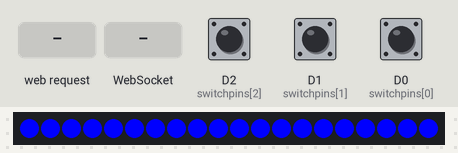
This sketch was run on a simulated ESP8266 (NodeMCU). Parts: 20 RGB LEDs in strip order, left to right. The inputs (shaded band) are chosen by the test bench; at power-on: D2 (switchpins[2]) HIGH, D1 (switchpins[1]) HIGH, D0 (switchpins[0]) HIGH. Dim RGB values are drawn brighter than linear; WiFi joins after 1.5 s; servers stay silent unless stated; what the sketch prints to the serial monitor is not drawn.

Above: at 2.8 s.
2.9 s: HTTP request GET /leds received
At 3.2 s:
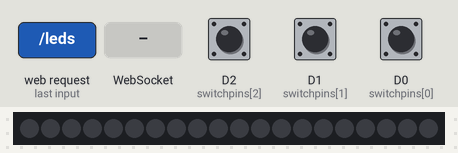
4.4 s: WebSocket text "red" received
At 5.2 s:
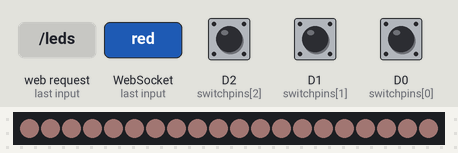
5.9 s: WebSocket text "200" received
Timing chart, 0 to 8.9 s (numbered marks = the images above; inputs shaded):
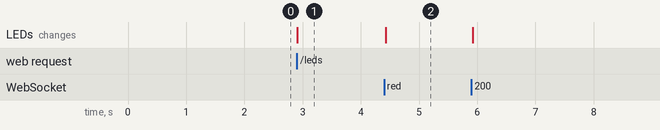

Measured:
- after the input at 2.9 s, the LEDs: change at once (image 1)
- after the input at 4.4 s, the LEDs: change at once (image 2)

The sketch:

rfidworkshop.ino
```cpp
#define FASTLED_ESP8266_RAW_PIN_ORDER  //needed to stop the fastLED library being too clever for its own good and assuming D2->GPOI19->D19
#define FASTLED_ALLOW_INTERRUPTS 0
#include "FastLED.h"
#include <SPI.h>
#include <MFRC522.h>
#include <ESP8266WiFi.h>
#include <WiFiClient.h>
#include <ESP8266WebServer.h>
#include <WebSocketsServer.h>
#include <ESP8266mDNS.h>

#define NREADERS 1
#define NTRIES 5   // how many failed reads in a row before we believe the card's gone away
#define ID 1

struct reader {
  MFRC522 rfid;
  uint32_t serial;
  int tries;
  bool tested_ok;
} readers[NREADERS];

uint8_t pins[] = { D8 };
MFRC522::MIFARE_Key key;

#define NUM_LEDS 20

#define PIN_LEDS      D3

const int switchpins[]= {D0, D1, D2};

#define NSWITCHES (sizeof(switchpins)/sizeof(switchpins[0]))

// Define the array of leds
CRGB leds[NUM_LEDS];

uint32_t switches = 0;

unsigned long lastelapsed;

ESP8266WebServer server(80);
WebSocketsServer webSocket = WebSocketsServer(81);

void init_wifi() {
  uint8_t mac[6];
  WiFi.macAddress(mac);
  Serial.printf("MAC address: %02x:%02x:%02x:%02x:%02x:%02x\r\n", mac[0], mac[1], mac[2], mac[3], mac[4], mac[5]);
  WiFi.mode(WIFI_STA);
  for (;;) {
    if (connect_wifi("Cyclops_Wifi", "skullface")) return;
    //if (connect_wifi("LeedsHackspace", "blinkyLED")) return;
  }
}

bool connect_wifi(const char* ssid, const char* password) {
  Serial.printf("Wifi: trying %s/%s", ssid,password);
  WiFi.begin(ssid, password);
  int tries = 80;
  while (WiFi.status() != WL_CONNECTED) {
    delay(500);
    Serial.print(".");
    if (!--tries) {
      Serial.print("\r\nfailed\r\n");
      return false;
    }
  }
  Serial.printf("\r\ngot IP ");
  Serial.println(WiFi.localIP());
  return true;
}

void init_server() {
  init_wifi();
#if 0
if (MDNS.begin("rfidworkshop")) {
    Serial.println("MDNS responder started");
  }
#endif

  server.on("/", handleRoot);
  server.on("/reboot", do_reboot);
  server.on("/reinit", do_reinit);
  server.on("/leds", handleBlock);

  //server.onNotFound(handleNotFound);

  server.begin();
  Serial.println("HTTP server started");
  webSocket.begin();
  webSocket.onEvent(webSocketEvent);
  Serial.println("WS server started");
}


void do_reboot() {
  server.send(200, "text/plain", "brb");
  ESP.reset();
}

void do_reinit() {
  init_readers();
  server.send(200, "text/plain", message_string());
}

void handleBlock(){
  uint8_t q[3]={0,0,0};
  for (uint8_t i=0; i<server.args(); i++){
    if (server.argName(i)=="red"){
      q[0]=server.arg(i).toInt();
    }
    if (server.argName(i)=="green"){
      q[1]=server.arg(i).toInt();
    }
    if (server.argName(i)=="blue"){
      q[2]=server.arg(i).toInt();
    }
  }
  server.send(204, "text/plain", "");
  set_leds(q);
}


void handleRoot() {
     server.sendHeader("Location", "http://codecraft:8000/?"+server.hostHeader());
     server.send(301);
  //server.send(200, "text/plain", message_string());
}

void webSocketEvent(uint8_t num, WStype_t type, uint8_t * payload, size_t length) {
    switch(type) {
        case WStype_DISCONNECTED:
            Serial.printf("[%u] Disconnected!\n", num);
            break;
        case WStype_CONNECTED:
            {
                IPAddress ip = webSocket.remoteIP(num);
                Serial.printf("[%u] Connected from %d.%d.%d.%d url: %s\n", num, ip[0], ip[1], ip[2], ip[3], payload);
                webSocket.sendTXT(num, message_string());
            }
            break;
    case WStype_BIN:
    case WStype_TEXT:
    Serial.printf("type %d len %d\r\n", type, length);
    if (length == 3) {
      set_leds(payload);
    }
    webSocket.sendTXT(num, message_string());
    break;
  }
}

void setup() {
  Serial.begin(115200);
  Serial.print("\r\n\r\n\r\nrfidworkshop  (" __TIME__ " " __DATE__ ")\r\n");
  for (int i=0; i<sizeof(pins)/sizeof(pins[0]); i++) {
    pinMode(pins[i], OUTPUT);
    digitalWrite(pins[i], HIGH);
  }


  FastLED.addLeds<WS2812B, PIN_LEDS, GRB>(leds, NUM_LEDS);
  FastLED.show();
  fill_solid(&leds[0], NUM_LEDS, CRGB::Blue);
  FastLED.show();
  for (int i=0;i<NSWITCHES; i++) {
    pinMode(switchpins[i], INPUT_PULLUP);
    //digitalWrite(switchpins[i],0);
  }

  pinMode(PIN_LEDS, OUTPUT);

  init_server();
  init_readers();

  Serial.printf("Number of readers: %d\r\n", NREADERS);
  Serial.printf("Max retry count: %d\r\n", NTRIES);
  Serial.println("And we're go");
  fill_solid(&leds[0], NUM_LEDS, CRGB::Black);
}

void init_readers () {
  Serial.println("Readers:");

  for (byte i = 0; i < 6; i++) {
    key.keyByte[i] = 0xFF;
  }

  SPI.begin(); // Init SPI bus
  for (int i=0; i<NREADERS; i++) {
    Serial.printf("%d: ",i);
    readers[i].rfid = MFRC522(pins[i], UINT8_MAX);
    readers[i].rfid.PCD_Init(); // Init MFRC522
    bool tested_ok = readers[i].rfid.PCD_PerformSelfTest();
    Serial.println(tested_ok ? "OK" : "fail");
    if (tested_ok)
      readers[i].rfid.PCD_Init(); // Init MFRC522 again after self-test

    readers[i].tested_ok = tested_ok;
    readers[i].serial = tested_ok ? 0 : 0xeeeeeeee;
    readers[i].tries = 0;
  }
}

bool cardpresent(MFRC522 r) {
        byte bufferATQA[2];
        byte bufferSize = sizeof(bufferATQA);

        // Reset baud rates
        r.PCD_WriteRegister(MFRC522::TxModeReg, 0x00);
        r.PCD_WriteRegister(MFRC522::RxModeReg, 0x00);
        // Reset ModWidthReg
        r.PCD_WriteRegister(MFRC522::ModWidthReg, 0x26);

        MFRC522::StatusCode result = r.PICC_WakeupA(bufferATQA, &bufferSize);
        return (result == MFRC522::STATUS_OK || result == MFRC522::STATUS_COLLISION);
}

uint32_t checkcard(struct reader &r) {
  MFRC522 rfid = r.rfid;

//  if ( ! rfid.PICC_IsNewCardPresent())
//    return;
  if (!cardpresent(rfid));// return 0;

  // Verify if the NUID has been readed
  if ( ! rfid.PICC_ReadCardSerial())
    return 0;

  // Halt PICC
  rfid.PICC_HaltA();

  // Stop encryption on PCD
  rfid.PCD_StopCrypto1();
  return (rfid.uid.uidByte[0]<<24) + (rfid.uid.uidByte[1]<<16) + (rfid.uid.uidByte[2]<<8) + rfid.uid.uidByte[3];
}

void poll_readers () {
  bool changed = false;
  for (int i=0; i<NREADERS; i++) {
    if (!readers[i].tested_ok) continue;
    uint32_t serial = checkcard(readers[i]);
    if (serial || ++readers[i].tries > NTRIES) {
      if (!serial && readers[i].serial) { Serial.print(i); Serial.print(" retry timeout\r\n"); }
      if (readers[i].serial != serial) changed = true;
      readers[i].serial = serial;
      readers[i].tries = 0;
    }
  }
  if (changed) {
      Serial.print("broadcasting\r\n");
    webSocket.broadcastTXT(message_string());
  }
}

char *message_string() {
  static char buf[256];
  char *end = buf+sizeof buf, *ptr=buf;
  snprintf(ptr, end-ptr, "{\"rfid\":\"%08x\",\"sw\":%d}", readers[0].serial, switches);
  return buf;
}

void loop() {
  unsigned long t1, t2;
  t1 = millis();
  poll_readers();
  server.handleClient();
  poll_switches();
  //if (animating)
  //update_leds();
  webSocket.loop();
  if (WiFi.status() != WL_CONNECTED) {
    init_wifi();
  }
  t2 = millis();
  lastelapsed = t2-t1;
  Serial.printf("elapsed %d  \r", lastelapsed);
}

#define GAMMA_R 2.5
#define GAMMA_G 2.5
#define GAMMA_B 2.5

#define H(n) G(n),G(n+1),G(n+2),G(n+3),G(n+4),G(n+5),G(n+6),G(n+7),\
    G(n+8),G(n+9),G(n+10),G(n+11),G(n+12),G(n+13),G(n+14),G(n+15)

#define G(n) pow((n)/255.0,GAMMA_R)*255
const uint8_t gammatab_r[256] = {
    H(0),H(16),H(32),H(48),H(64),H(80),H(96),H(112),
    H(128),H(144),H(160),H(176),H(192),H(208),H(224),H(240)
},
#define G(n) pow((n)/255.0,GAMMA_G)*255
  gammatab_g[256] = {
    H(0),H(16),H(32),H(48),H(64),H(80),H(96),H(112),
    H(128),H(144),H(160),H(176),H(192),H(208),H(224),H(240)
},
#define G(n) pow((n)/255.0,GAMMA_B)*255
  gammatab_b[256] = {
    H(0),H(16),H(32),H(48),H(64),H(80),H(96),H(112),
    H(128),H(144),H(160),H(176),H(192),H(208),H(224),H(240)
  };
#undef G
#undef H
#undef GAMMA

CRGB gamma_apply(CRGB in) {
  return CRGB(gammatab_r[in.r],
	      gammatab_g[in.g],
	      gammatab_b[in.b]);
}

#define BUFCOL(offs) \
  CRGB(buf[(offs)],buf[(offs+1)],buf[(offs+2)])

void set_leds(uint8_t *buf) {
  Serial.print("set_leds\r\n");
  fill_solid(&leds[0], NUM_LEDS, gamma_apply(BUFCOL(0)));
  FastLED.show();
}

#define NTRIES 5

uint32_t read_switches() {
  static uint8_t debounce[32] = { 0 };
  uint32_t pressed = 0;

  for (int i=0; i<NSWITCHES; i++) {
    bool r = !digitalRead(switchpins[i]);

    if (((switches>>i) ^ r)&1) {
      if (++debounce[i] > NTRIES) {
	debounce[i] = 0;
	//Serial.printf("%d changed to %d\r\n", i, r);
	switches = (switches & ~(1<<i)) | (r<<i);
	int s=i;//switchMap[i];
	pressed |= (1<<i);
      }
    } else {
      debounce[i] = 0;
    }
  }
  //Serial.printf("%08x %08x %08x\r\n", switches, pressed);
  return pressed;
}

void poll_switches(void) {
  uint32_t changed = read_switches(), ch = changed;
  uint32_t pressed = changed & switches;
  if (changed) {
    while (uint8_t b = ffs(ch)) {
      uint32_t mask = 1<<(b-1);
      if (pressed & mask) {
	Serial.printf("%d pressed\r\n", b);
	//	slot[switchMap[b-1]].anim_mode =
	//	  (anim_t)((slot[switchMap[b-1]].anim_mode+1)%8);
      }
      else
	Serial.printf("%d released\r\n", b);
      ch &= ~mask;
    }

    webSocket.broadcastTXT(message_string());
    //update_leds();
  }
}
```
